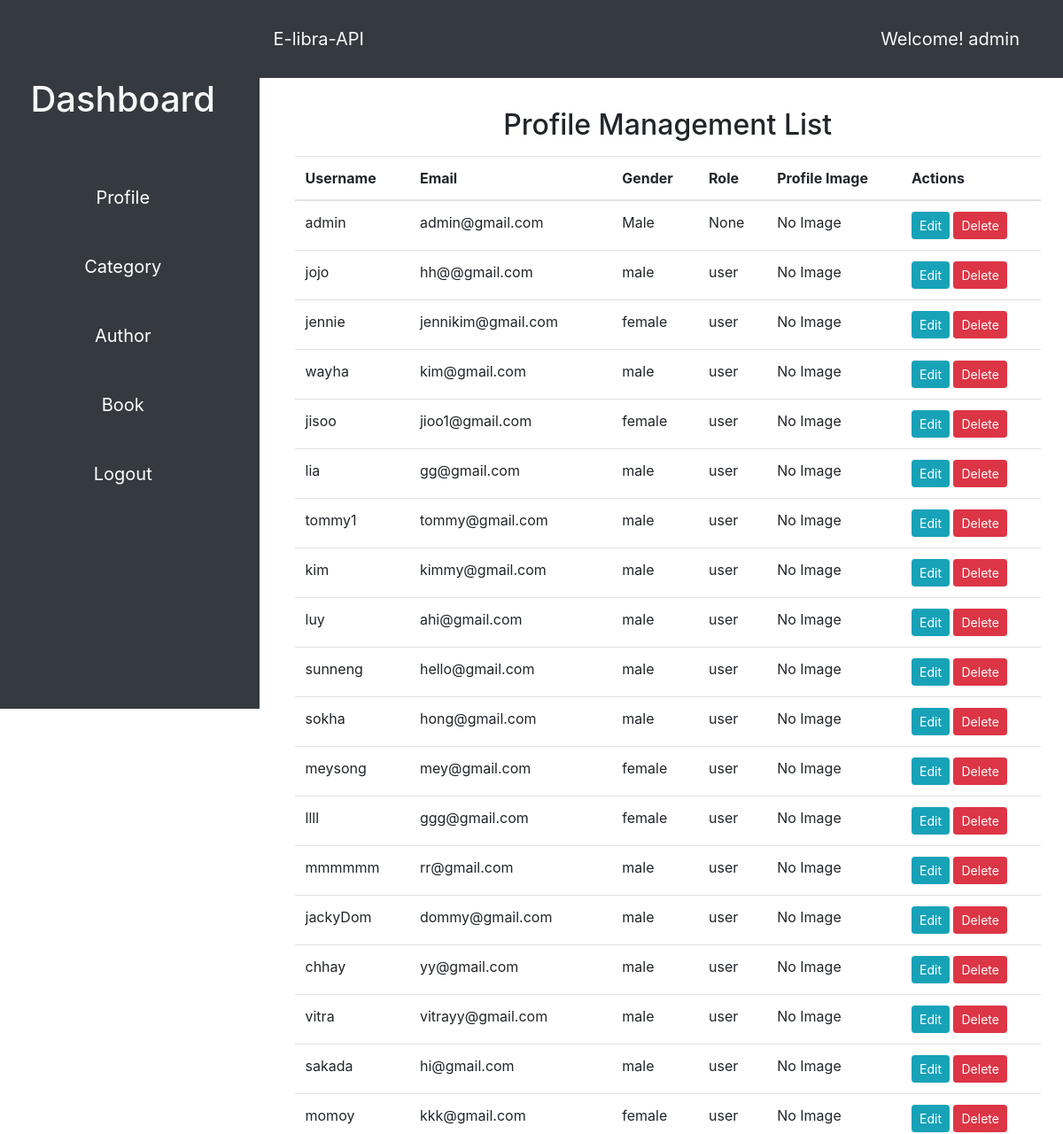
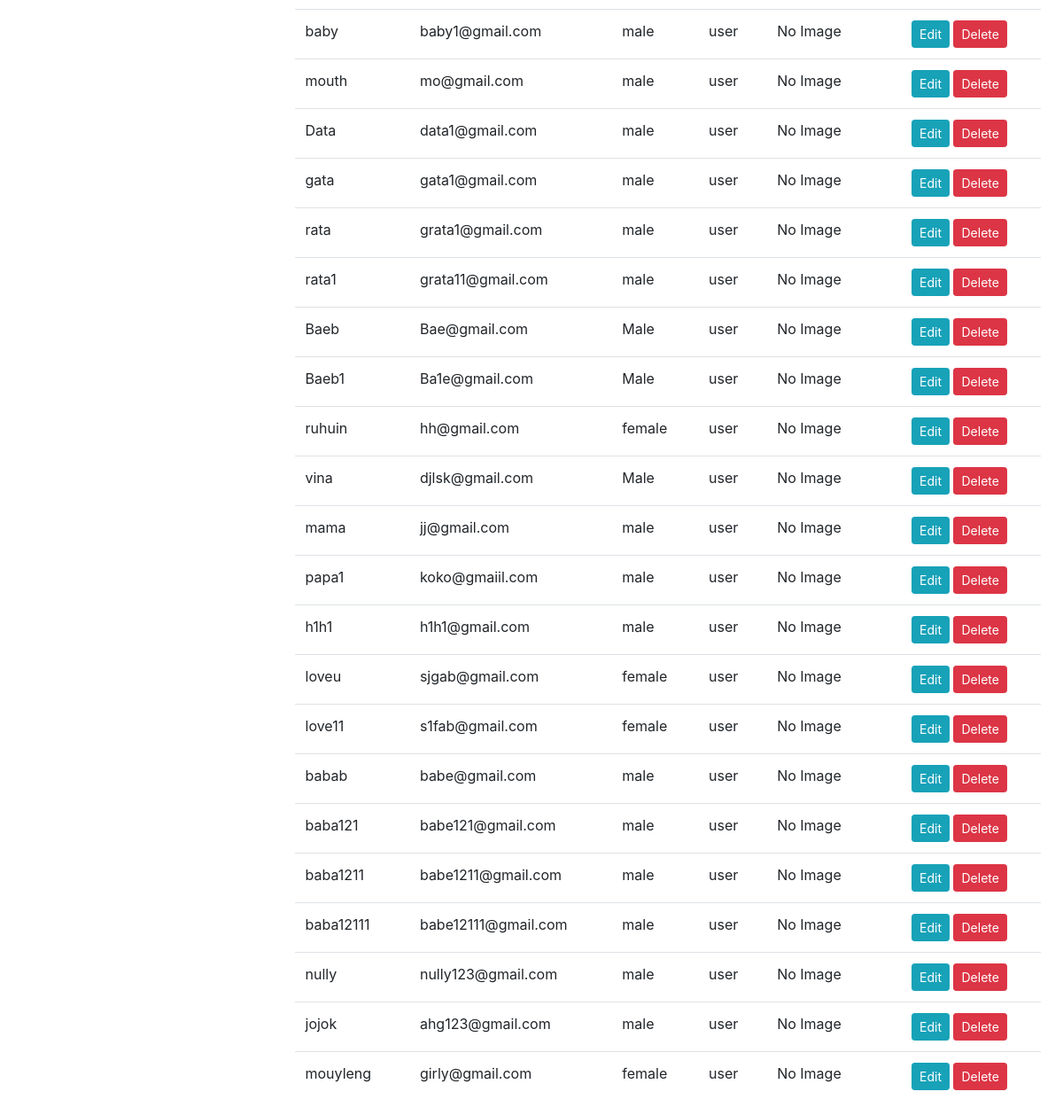
Screenshot of /profile (signed in) with the database file from the repository (2 pictures, top to bottom).
### app/models/__init__.py (models this page shows)
class User(db.Model, UserMixin):
    id = db.Column(db.Integer, primary_key=True)
    username = db.Column(db.String(50), unique=True, nullable=False)
    email = db.Column(db.String(120), nullable=False)
    password_hash = db.Column(db.String, nullable=False)
    gender = db.Column(db.String(10))
    role = db.Column(db.String)
    profile = db.relationship('Profile', back_populates='user')
    user_payments = db.relationship('Payment', back_populates='user')

### app/views/main.py (the view, shortened to what this page needs)
@main.route('/profile', methods=['GET', 'POST'])
@login_required
def profile():
    username = current_user.username
    form = ProfileForm()
    profiles = User.query.all()
    return render_template('profile.html', form=form, profiles=profiles, username=username)

### app/views/auth/auth.py (called while the page is built)
@login_manager.user_loader
def load_user(username):
    return User.query.get(username)

### app/templates/profile.html (shortened to what this page needs)
{% extends "base.html" %} {% block title %}Profile{% endblock %} {% block content %}
<div class="container">
  <h2 class="text-center mt-4 mb-3">Profile Management List</h2>
  <div class="row">
    <div class="col-md-12">
      <table class="table">
        <thead>
          <tr>
            <th>Username</th>
            <th>Email</th>
            <th>Gender</th>
            <th>Role</th>
            <th>Profile Image</th>
            <th>Actions</th>
          </tr>
        </thead>
        <tbody>
          {% for profile in profiles %}
          <tr>
            <td>{{ profile.username }}</td>
            <td>{{ profile.email }}</td>
            <td>{{ profile.gender }}</td>
            <td>{{ profile.role }}</td>
            <td>
              {% if profile.profile_image %}
              <img src="{{ profile.profile_image }}" alt="Profile Image" class="img-thumbnail" width="100" />
              {% else %} No Image {% endif %}
            </td>
            <td>
              <button
                type="button"
                class="btn btn-sm btn-info edit-profile"
                data-toggle="modal"
                data-target="#editProfileModal"
                data-id="{{ profile.id }}"
                data-username="{{ profile.username }}"
                data-email="{{ profile.email }}"
                data-gender="{{ profile.gender }}"
                data-role="{{ profile.role }}"
              >
                Edit
              </button>
              <form
                method="post"
                action="{{ url_for('main.delete_profile', id=profile.id) }}"
                style="display: inline"
              >
                <button type="submit" class="btn btn-sm btn-danger">Delete</button>
              </form>
            </td>
          </tr>
          {% endfor %}
        </tbody>
      </table>
    </div>
  </div>
</div>
</div>
{% endblock %}

### app/templates/base.html (shortened to what this page needs)
<!DOCTYPE html>
<html lang="en">
  <head>
    <link href="https://stackpath.bootstrapcdn.com/bootstrap/4.3.1/css/bootstrap.min.css" rel="stylesheet" />
    <link rel="stylesheet" href="{{ url_for('static', filename='style.css') }}" />
  </head>
  <body>
    <div class="container-fluid">
      <div class="row">
        <aside class="col-md-3 col-lg-3 sidebar bg-dark">
          <div class="sidebar-sticky">
            <ul class="nav flex-column">
              {% if current_user.is_authenticated %}
              <h1 class="text-light my-5 text-center">Dashboard</h1>
              <li class="nav-item my-3 text-center">
                <a href="{{ url_for('main.profile') }}" class="nav-link">Profile</a>
              </li>
              <li class="nav-item my-3 text-center">
                <a href="{{ url_for('main.category') }}" class="nav-link">Category</a>
              </li>
              <li class="nav-item my-3 text-center">
                <a href="{{ url_for('main.author') }}" class="nav-link">Author</a>
              </li>
              <li class="nav-item my-3 text-center">
                <a href="{{ url_for('main.book') }}" class="nav-link">Book</a>
              </li>
              <li class="nav-item my-3 text-center">
                <a href="{{ url_for('auth.logout') }}" class="nav-link">Logout</a>
              </li>
              {% endif %}
            </ul>
          </div>
        </aside>
        <div class="w-auto col-lg-9 col-md-9">
          <section class="hero">
            <div class="hero-head">
              <nav class="navbar navbar-expand-lg d-flex navbar-light py-4 bg-dark justify-content-between">
                <a href="{{ url_for('main.index') }}" class="navbar-brand text-light text-center"
                  >E-libra-API</a
                >
                <span class="d-flex navbar-brand text-light text-center mr-5">Welcome! {{username}}</span>
              </nav>
            </div>
            <div class="hero-body">
              <div class="container has-text-centered">{% block content %}{% endblock %}</div>
            </div>
        </div>
      </div>
  </body>
</html>

### app/static/style.css (style rules this page uses)
.hero-body { padding: 10px; width: 100%; height: 90vh; background-color: #ffffff; }
.sidebar { width: 20%; }
.navbar { width: auto; margin-bottom: 5px; }
.nav-item { width: 100%; align-items: center; }
.row { height: 100vh; }
.sidebar-sticky { margin-top: 20px; font-size: 20px; }
.col-lg-9 { padding: 0; }
.container-fluid { height: 100vh; width: 100%; }
.hero { display: flex; flex-direction: column; justify-content: center; align-items: center; height: 100%; width: auto; }
.hero-head { width: 100%; }
.hero-body { flex-grow: 1; }

### app/templates/base.html (style rules this page uses)
html, body { height: 100%; }
.container-fluid { height: 100%; padding-right: 0; padding-left: 0; }
.sidebar { height: 100%; background-color: #343a40; padding: 20px; }
.sidebar-sticky { position: sticky; top: 0; padding-bottom: 20px; }
.nav-link { color: #fff; }
.navbar { margin-bottom: 0; }

### rows the page displays
User: username "admin", email "admin@gmail.com", gender "Male", role "None"
User: username "jojo", email "hh@@gmail.com", gender "male", role "user"
User: username "jennie", email "jennikim@gmail.com", gender "female", role "user"
User: username "wayha", email "kim@gmail.com", gender "male", role "user"
User: username "jisoo", email "jioo1@gmail.com", gender "female", role "user"
User: username "lia", email "gg@gmail.com", gender "male", role "user"
User: username "tommy1", email "tommy@gmail.com", gender "male", role "user"
User: username "kim", email "kimmy@gmail.com", gender "male", role "user"
User: username "luy", email "ahi@gmail.com", gender "male", role "user"
User: username "sunneng", email "hello@gmail.com", gender "male", role "user"
User: username "sokha", email "hong@gmail.com", gender "male", role "user"
User: username "meysong", email "mey@gmail.com", gender "female", role "user"
User: username "llll", email "ggg@gmail.com", gender "female", role "user"
User: username "mmmmmm", email "rr@gmail.com", gender "male", role "user"
User: username "jackyDom", email "dommy@gmail.com", gender "male", role "user"
User: username "chhay", email "yy@gmail.com", gender "male", role "user"
User: username "vitra", email "vitrayy@gmail.com", gender "male", role "user"
User: username "sakada", email "hi@gmail.com", gender "male", role "user"
User: username "momoy", email "kkk@gmail.com", gender "female", role "user"
User: username "baby", email "baby1@gmail.com", gender "male", role "user"
User: username "mouth", email "mo@gmail.com", gender "male", role "user"
User: username "Data", email "data1@gmail.com", gender "male", role "user"
User: username "gata", email "gata1@gmail.com", gender "male", role "user"
User: username "rata", email "grata1@gmail.com", gender "male", role "user"
User: username "rata1", email "grata11@gmail.com", gender "male", role "user"
User: username "Baeb", email "Bae@gmail.com", gender "Male", role "user"
User: username "Baeb1", email "Ba1e@gmail.com", gender "Male", role "user"
User: username "ruhuin", email "hh@gmail.com", gender "female", role "user"
User: username "vina", email "djlsk@gmail.com", gender "Male", role "user"
User: username "mama", email "jj@gmail.com", gender "male", role "user"
User: username "papa1", email "koko@gmaiil.com", gender "male", role "user"
User: username "h1h1", email "h1h1@gmail.com", gender "male", role "user"
User: username "loveu", email "sjgab@gmail.com", gender "female", role "user"
User: username "love11", email "s1fab@gmail.com", gender "female", role "user"
User: username "babab", email "babe@gmail.com", gender "male", role "user"
User: username "baba121", email "babe121@gmail.com", gender "male", role "user"
User: username "baba1211", email "babe1211@gmail.com", gender "male", role "user"
User: username "baba12111", email "babe12111@gmail.com", gender "male", role "user"
User: username "nully", email "nully123@gmail.com", gender "male", role "user"
User: username "jojok", email "ahg123@gmail.com", gender "male", role "user"
User: username "mouyleng", email "girly@gmail.com", gender "female", role "user"
